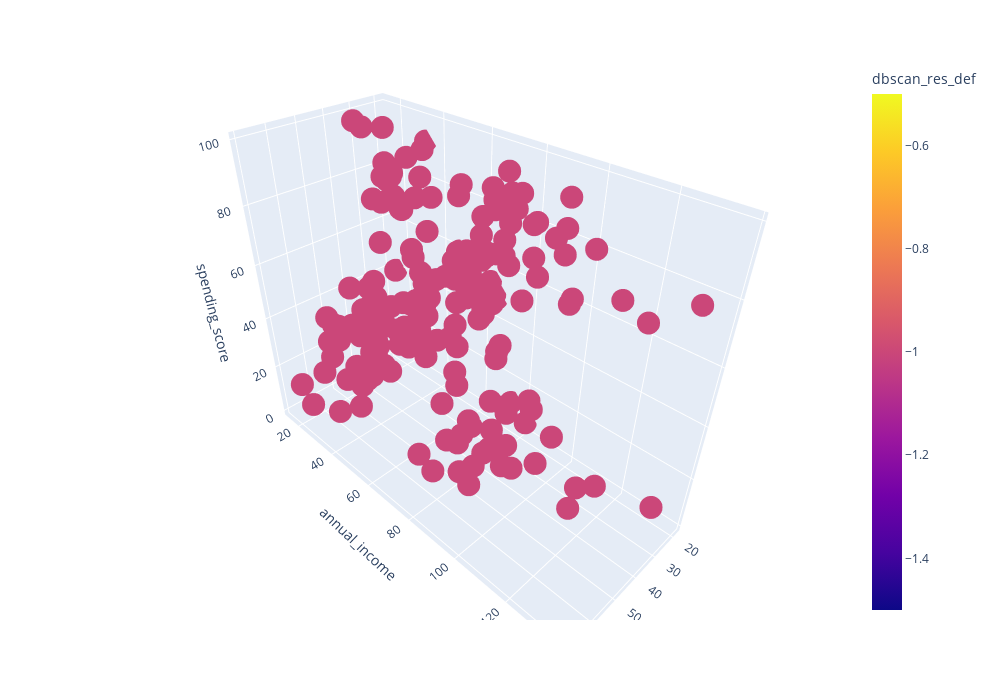

This figure's notebook cell:
### Markdown cell above
### Задание 10.1
1 point possible (graded)
Попробуйте провести DBSCAN-кластеризацию со значениями по умолчанию. Сколько кластеров у вас получилось?
  нет ответа

### Code cell
# Импортируем DBSCAN-кластеризацию
from sklearn.cluster import DBSCAN


#запускаем кластеризацию на наших данных
dbscan = DBSCAN()
clustering_dbscan_res = dbscan.fit_predict(X)
df['dbscan_res_def'] = clustering_dbscan_res

# Подсчет количества кластеров
n_clusters = len(set(dbscan.labels_)) - (1 if -1 in dbscan.labels_ else 0)
print(f'Количество кластеров: {n_clusters}')

#отображаем график
get_3d_visualization(df, 'dbscan_res_def').show()

#отображаем график
#fig.show()

df = df.drop('dbscan_res_def', axis=1)

### Figure 1 — Plotly figure (JSON) as saved in the notebook; plotly's stock layout.template omitted (floating-point values rounded to 4 significant figures; data arrays with more than 128 entries replaced by an {"elided": "..."} marker saying what was removed)
{"data": [{"hovertemplate": "age=%{x}<br>annual_income=%{y}<br>spending_score=%{z}<br>dbscan_res_def=%{marker.color}<extra></extra>", "legendgroup": "", "marker": {"color": {"elided": "200 int values"}, "coloraxis": "coloraxis", "symbol": "circle"}, "mode": "markers", "name": "", "scene": "scene", "showlegend": false, "type": "scatter3d", "x": {"elided": "200 int values"}, "y": {"elided": "200 int values"}, "z": {"elided": "200 int values"}}], "layout": {"coloraxis": {"colorbar": {"title": {"text": "dbscan_res_def"}}, "colorscale": [[0, "#0d0887"], [0.1111, "#46039f"], [0.2222, "#7201a8"], [0.3333, "#9c179e"], [0.4444, "#bd3786"], [0.5556, "#d8576b"], [0.6667, "#ed7953"], [0.7778, "#fb9f3a"], [0.8889, "#fdca26"], [1, "#f0f921"]]}, "height": 700, "legend": {"tracegroupgap": 0}, "margin": {"t": 60}, "scene": {"domain": {"x": [0, 1], "y": [0, 1]}, "xaxis": {"title": {"text": "age"}}, "yaxis": {"title": {"text": "annual_income"}}, "zaxis": {"title": {"text": "spending_score"}}}, "width": 1000}}
